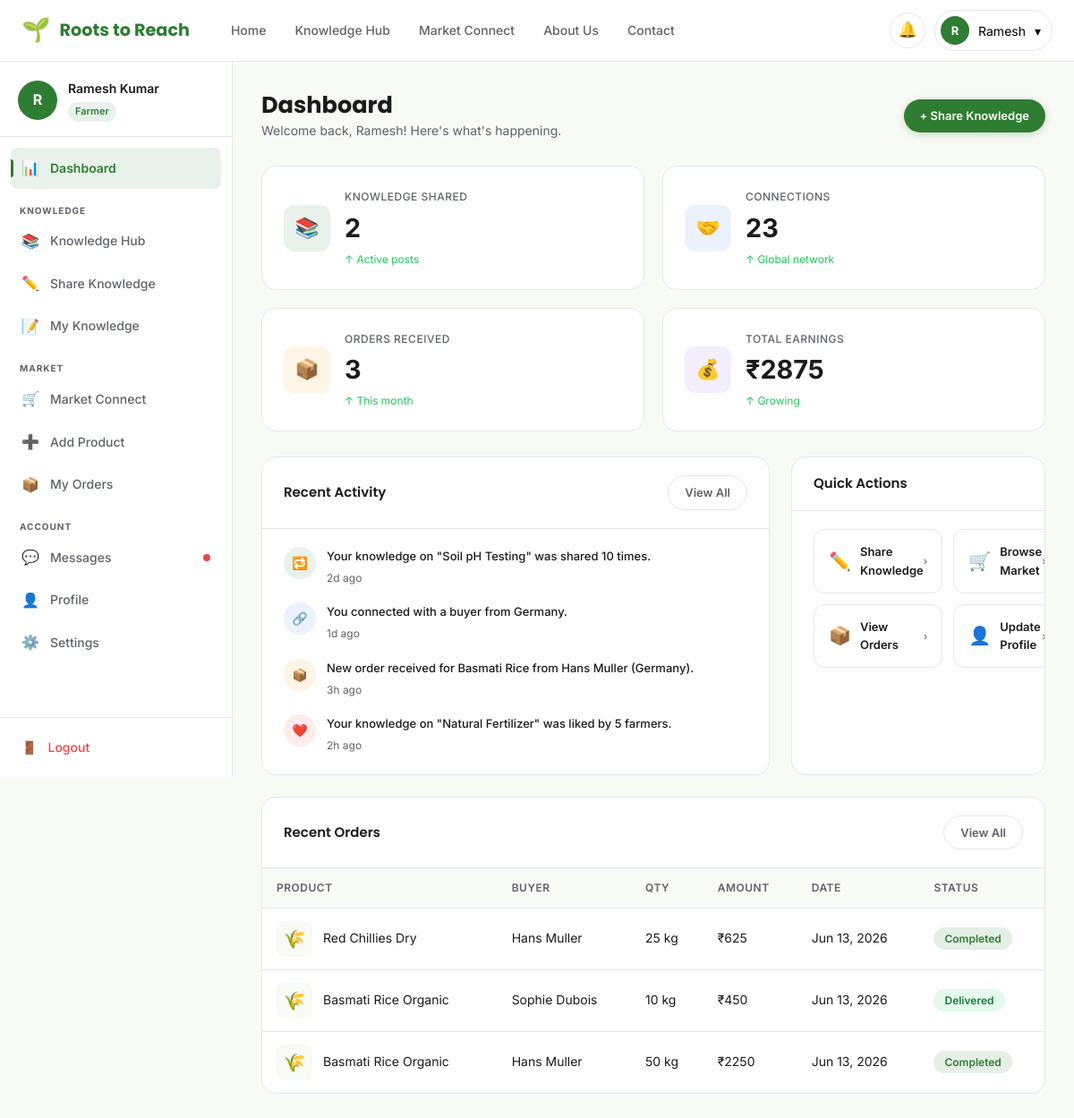
/dashboard (signed in), run on the app's committed database.
### models.py (models this page shows, shortened)
class User(db.Model):
    __tablename__ = 'users'
    id = db.Column(db.Integer, primary_key=True)
    full_name = db.Column(db.String(120), nullable=False)
    email = db.Column(db.String(120), unique=True, nullable=False)
    phone = db.Column(db.String(20))
    location = db.Column(db.String(200))
    bio = db.Column(db.Text)
    skills = db.Column(db.String(300))
    password_hash = db.Column(db.String(256), nullable=False)
    role = db.Column(db.String(20), default='farmer')  # farmer, buyer, admin
    avatar = db.Column(db.String(200), default='default_avatar.png')
    created_at = db.Column(db.DateTime, default=datetime.utcnow)
    is_active = db.Column(db.Boolean, default=True)
    knowledge_posts = db.relationship('KnowledgePost', backref='author', lazy=True, foreign_keys='KnowledgePost.user_id')
    products = db.relationship('Product', backref='seller', lazy=True)
    notifications = db.relationship('Notification', backref='user', lazy=True)
    @property
    def knowledge_count(self):
        try:
            return KnowledgePost.query.filter_by(user_id=self.id).count()
        except:
            return 0
    @property
    def orders_count(self):
        try:
            return Order.query.filter_by(seller_id=self.id).count()
        except:
            return 0
    @property
    def total_earnings(self):
        try:
            orders = Order.query.filter_by(seller_id=self.id, status='completed').all()
            return sum(o.total_amount for o in orders)
        except:
            return 0

class Order(db.Model):
    __tablename__ = 'orders'
    id = db.Column(db.Integer, primary_key=True)
    product_id = db.Column(db.Integer, db.ForeignKey('products.id'), nullable=False)
    buyer_id = db.Column(db.Integer, db.ForeignKey('users.id'), nullable=False)
    seller_id = db.Column(db.Integer, db.ForeignKey('users.id'), nullable=False)
    quantity = db.Column(db.Integer, nullable=False)
    total_amount = db.Column(db.Float, nullable=False)
    status = db.Column(db.String(30), default='pending')  # pending, placed, shipped, delivered, completed
    created_at = db.Column(db.DateTime, default=datetime.utcnow)
    updated_at = db.Column(db.DateTime, default=datetime.utcnow)
    buyer = db.relationship('User', foreign_keys=[buyer_id], backref='purchases')
    seller_rel = db.relationship('User', foreign_keys=[seller_id])

class Notification(db.Model):
    __tablename__ = 'notifications'
    id = db.Column(db.Integer, primary_key=True)
    user_id = db.Column(db.Integer, db.ForeignKey('users.id'), nullable=False)
    message = db.Column(db.String(300), nullable=False)
    type = db.Column(db.String(50), default='info')
    is_read = db.Column(db.Boolean, default=False)
    created_at = db.Column(db.DateTime, default=datetime.utcnow)
    time_ago = db.Column(db.String(50), default='just now')

class Product(db.Model):
    __tablename__ = 'products'
    id = db.Column(db.Integer, primary_key=True)
    name = db.Column(db.String(200), nullable=False)
    category = db.Column(db.String(100), nullable=False)
    description = db.Column(db.Text)
    price = db.Column(db.Float, nullable=False)
    unit = db.Column(db.String(20), default='kg')
    stock = db.Column(db.Integer, default=0)
    image = db.Column(db.String(200), default='default_product.jpg')
    seller_id = db.Column(db.Integer, db.ForeignKey('users.id'), nullable=False)
    created_at = db.Column(db.DateTime, default=datetime.utcnow)
    is_available = db.Column(db.Boolean, default=True)
    orders = db.relationship('Order', backref='product', lazy=True)

### app.py (the view)
@app.route('/dashboard')
@login_required
def dashboard():
    user = current_user()
    notifications = Notification.query.filter_by(user_id=user.id).order_by(
        Notification.created_at.desc()).limit(5).all()
    recent_orders = Order.query.filter_by(seller_id=user.id).order_by(
        Order.created_at.desc()).limit(5).all()
    return render_template('dashboard.html', user=user,
                           notifications=notifications, recent_orders=recent_orders)

### templates/dashboard.html (shortened to what this page needs)
{% extends "base.html" %}
{% block extra_css %}
<link rel="stylesheet" href="{{ url_for('static', filename='css/dashboard.css') }}">
{% endblock %}
{% block content %}
<div class="dashboard-layout">
  <aside class="sidebar" id="sidebar" role="navigation" aria-label="Dashboard navigation">
    <div class="sidebar-user">
      <div class="sidebar-avatar-wrap">
        <div class="sidebar-avatar">{{ user.full_name[0].upper() }}</div>
        <div>
          <p class="sidebar-user-name">{{ user.full_name }}</p>
          <span class="sidebar-user-role">{{ user.role.title() }}</span>
        </div>
      </div>
    </div>
    <nav class="sidebar-nav">
      <a href="{{ url_for('dashboard') }}" class="sidebar-link active"><span class="link-icon">📊</span> Dashboard</a>
      <div class="sidebar-section-label">Knowledge</div>
      <a href="{{ url_for('knowledge_hub') }}" class="sidebar-link"><span class="link-icon">📚</span> Knowledge Hub</a>
      <a href="{{ url_for('share_knowledge') }}" class="sidebar-link"><span class="link-icon">✏️</span> Share Knowledge</a>
      <a href="{{ url_for('my_knowledge') }}" class="sidebar-link"><span class="link-icon">📝</span> My Knowledge</a>
      <div class="sidebar-section-label">Market</div>
      <a href="{{ url_for('marketplace') }}" class="sidebar-link"><span class="link-icon">🛒</span> Market Connect</a>
      <a href="{{ url_for('add_product') }}" class="sidebar-link"><span class="link-icon">➕</span> Add Product</a>
      <a href="{{ url_for('orders') }}" class="sidebar-link"><span class="link-icon">📦</span> My Orders</a>
      <div class="sidebar-section-label">Account</div>
      <a href="{{ url_for('messages') }}" class="sidebar-link"><span class="link-icon">💬</span> Messages <span class="badge-dot"></span></a>
      <a href="{{ url_for('profile', user_id=user.id) }}" class="sidebar-link"><span class="link-icon">👤</span> Profile</a>
      <a href="{{ url_for('settings') }}" class="sidebar-link"><span class="link-icon">⚙️</span> Settings</a>
    </nav>
    <div class="sidebar-logout-wrap">
      <a href="{{ url_for('logout') }}" class="sidebar-logout"><span>🚪</span> Logout</a>
    </div>
  </aside>
  <main class="dashboard-main">
    <div class="dash-header">
      <div>
        <h1>Dashboard</h1>
        <p>Welcome back, {{ user.full_name.split()[0] }}! Here's what's happening.</p>
      </div>
      <a href="{{ url_for('share_knowledge') }}" class="btn btn-primary btn-sm">+ Share Knowledge</a>
    </div>
    <div class="stats-grid">
      <div class="stat-card">
        <div class="stat-icon green">📚</div>
        <div class="stat-info">
          <p class="stat-label">Knowledge Shared</p>
          <p class="stat-value" data-target="{{ user.knowledge_count }}">{{ user.knowledge_count }}</p>
          <p class="stat-change up">↑ Active posts</p>
        </div>
      </div>
      <div class="stat-card">
        <div class="stat-icon blue">🤝</div>
        <div class="stat-info">
          <p class="stat-label">Connections</p>
          <p class="stat-value" data-target="23">23</p>
          <p class="stat-change up">↑ Global network</p>
        </div>
      </div>
      <div class="stat-card">
        <div class="stat-icon orange">📦</div>
        <div class="stat-info">
          <p class="stat-label">Orders Received</p>
          <p class="stat-value" data-target="{{ user.orders_count }}">{{ user.orders_count }}</p>
          <p class="stat-change up">↑ This month</p>
        </div>
      </div>
      <div class="stat-card">
        <div class="stat-icon purple">💰</div>
        <div class="stat-info">
          <p class="stat-label">Total Earnings</p>
          <p class="stat-value">₹{{ "%.0f"|format(user.total_earnings) }}</p>
          <p class="stat-change up">↑ Growing</p>
        </div>
      </div>
    </div>
    <div class="dash-grid">
      <div class="dash-panel">
        <div class="dash-panel-header">
          <h3>Recent Activity</h3>
          <a href="{{ url_for('notifications') if false else '#' }}" class="btn btn-outline btn-sm">View All</a>
        </div>
        <div class="dash-panel-body">
          <div class="activity-list">
            {% for notif in notifications %}
            <div class="activity-item">
              <div class="activity-dot {{ notif.type }}">
                {{ '❤️' if notif.type=='like' else '📦' if notif.type=='order' else '🔗' if notif.type=='connect' else '🔁' }}
              </div>
              <div class="activity-text">
                <p>{{ notif.message }}</p>
                <span>{{ notif.time_ago }}</span>
              </div>
            </div>
            {% else %}
            <div class="empty-state" style="padding:32px 0">
              <div class="empty-icon">🔔</div>
              <h3>No recent activity</h3>
            </div>
            {% endfor %}
          </div>
        </div>
      </div>
      <div class="dash-panel">
        <div class="dash-panel-header"><h3>Quick Actions</h3></div>
        <div class="dash-panel-body">
          <div class="quick-actions-grid">
            <a href="{{ url_for('share_knowledge') }}" class="quick-action">
              <div class="quick-action-left"><span class="quick-action-icon">✏️</span><span class="quick-action-label">Share Knowledge</span></div>
              <span class="quick-action-arrow">›</span>
            </a>
            <a href="{{ url_for('marketplace') }}" class="quick-action">
              <div class="quick-action-left"><span class="quick-action-icon">🛒</span><span class="quick-action-label">Browse Market</span></div>
              <span class="quick-action-arrow">›</span>
            </a>
            <a href="{{ url_for('orders') }}" class="quick-action">
              <div class="quick-action-left"><span class="quick-action-icon">📦</span><span class="quick-action-label">View Orders</span></div>
              <span class="quick-action-arrow">›</span>
            </a>
            <a href="{{ url_for('settings') }}" class="quick-action">
              <div class="quick-action-left"><span class="quick-action-icon">👤</span><span class="quick-action-label">Update Profile</span></div>
              <span class="quick-action-arrow">›</span>
            </a>
          </div>
        </div>
      </div>
    </div>
    {% if recent_orders %}
    <div class="dash-panel" style="margin-top:24px">
      <div class="dash-panel-header">
        <h3>Recent Orders</h3>
        <a href="{{ url_for('orders') }}" class="btn btn-outline btn-sm">View All</a>
      </div>
      <div style="overflow-x:auto">
        <table class="data-table">
          <thead>
            <tr><th>Product</th><th>Buyer</th><th>Qty</th><th>Amount</th><th>Date</th><th>Status</th></tr>
          </thead>
          <tbody>
            {% for order in recent_orders %}
            <tr>
              <td><div class="product-cell"><div class="product-thumb" style="background:var(--bg-light);display:flex;align-items:center;justify-content:center;font-size:20px">🌾</div>{{ order.product.name }}</div></td>
              <td>{{ order.buyer.full_name }}</td>
              <td>{{ order.quantity }} kg</td>
              <td>₹{{ "%.0f"|format(order.total_amount) }}</td>
              <td>{{ order.created_at.strftime('%b %d, %Y') }}</td>
              <td><span class="badge status-{{ order.status }}">{{ order.status.title() }}</span></td>
            </tr>
            {% endfor %}
          </tbody>
        </table>
      </div>
    </div>
    {% endif %}
  </main>
</div>
{% endblock %}

### templates/base.html (shortened to what this page needs)
<!DOCTYPE html>
<html lang="en">
<head>
  <link rel="stylesheet" href="{{ url_for('static', filename='css/global.css') }}">
  <link rel="stylesheet" href="{{ url_for('static', filename='css/navbar.css') }}">
  {% block extra_css %}{% endblock %}
</head>
<body>
  <nav class="navbar" role="navigation" aria-label="Main navigation">
    <div class="container">
      <div class="navbar-inner">
        <a href="{{ url_for('home') }}" class="navbar-brand" aria-label="Roots to Reach Home">
          <span class="brand-icon">🌱</span>
          <span>Roots to Reach</span>
        </a>
        <ul class="navbar-nav" role="list">
          <li><a href="{{ url_for('home') }}" class="nav-link {% if request.endpoint=='home' %}active{% endif %}">Home</a></li>
          <li><a href="{{ url_for('knowledge_hub') }}" class="nav-link {% if request.endpoint in ['knowledge_hub','knowledge_detail'] %}active{% endif %}">Knowledge Hub</a></li>
          <li><a href="{{ url_for('marketplace') }}" class="nav-link {% if request.endpoint in ['marketplace','product_detail'] %}active{% endif %}">Market Connect</a></li>
          <li><a href="{{ url_for('about') }}" class="nav-link {% if request.endpoint=='about' %}active{% endif %}">About Us</a></li>
          <li><a href="{{ url_for('contact') }}" class="nav-link {% if request.endpoint=='contact' %}active{% endif %}">Contact</a></li>
        </ul>
        <div class="navbar-actions">
          {% if user %}
            <a href="{{ url_for('dashboard') }}" class="notif-btn" aria-label="Notifications">
              🔔
            </a>
            <div class="user-menu">
              <button class="user-menu-btn" id="userMenuBtn" aria-haspopup="true" aria-expanded="false">
                <div class="user-avatar-text">{{ user.full_name[0].upper() }}</div>
                <span>{{ user.full_name.split()[0] }}</span>
                <span>▾</span>
              </button>
            </div>
          {% else %}
            <a href="{{ url_for('login') }}" class="btn btn-outline btn-sm">Log In</a>
            <a href="{{ url_for('signup') }}" class="btn btn-primary btn-sm">Sign Up</a>
          {% endif %}
        </div>
      </div>
    </div>
  </nav>
  <main id="main-content">
    {% block content %}{% endblock %}
  </main>
</body>
</html>

### data on the page
User: full_name "R", full_name "Ramesh", full_name "Ramesh Kumar", role "Farmer", knowledge_count "2"
Order: total_earnings "2875", product.name "Basmati Rice Organic", buyer.full_name "Hans Muller", quantity "50", total_amount "2250", created_at "Jun 13, 2026", status "Completed"
Notification: type "🔁", message "Your knowledge on \"Soil pH Testing\" was shared 10 times.", time_ago "2d ago"
Notification: type "🔗", message "You connected with a buyer from Germany.", time_ago "1d ago"
Notification: type "📦", message "New order received for Basmati Rice from Hans Muller (Germany).", time_ago "3h ago"
Notification: type "❤️", message "Your knowledge on \"Natural Fertilizer\" was liked by 5 farmers.", time_ago "2h ago"
Order: product.name "Red Chillies Dry", buyer.full_name "Hans Muller", quantity "25", total_amount "625", created_at "Jun 13, 2026", status "Completed"
Order: product.name "Basmati Rice Organic", buyer.full_name "Sophie Dubois", quantity "10", total_amount "450", created_at "Jun 13, 2026", status "Delivered"

### other printed values
{{ user.orders_count }} "3"
